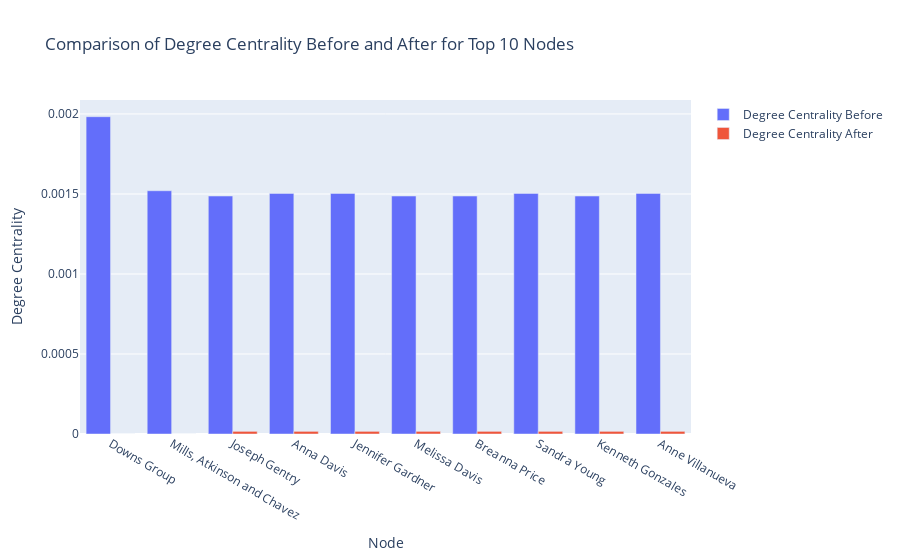
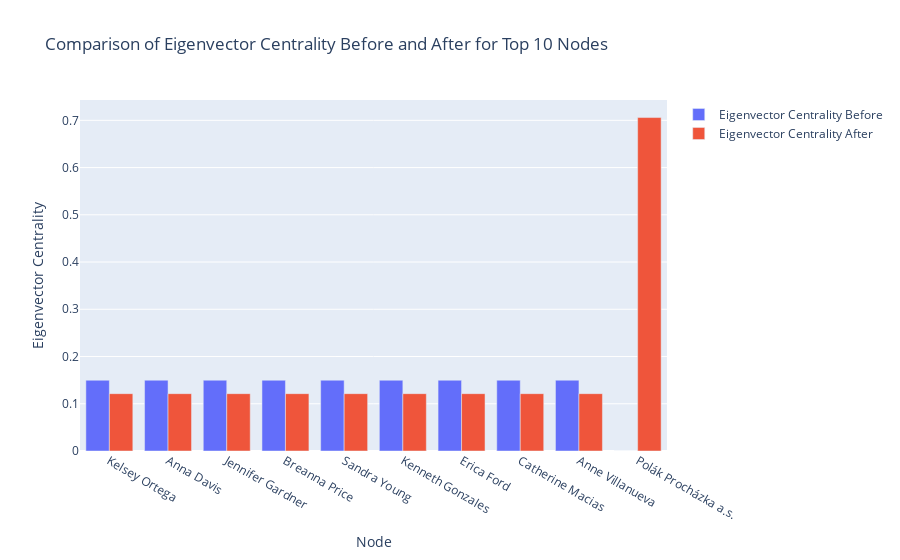
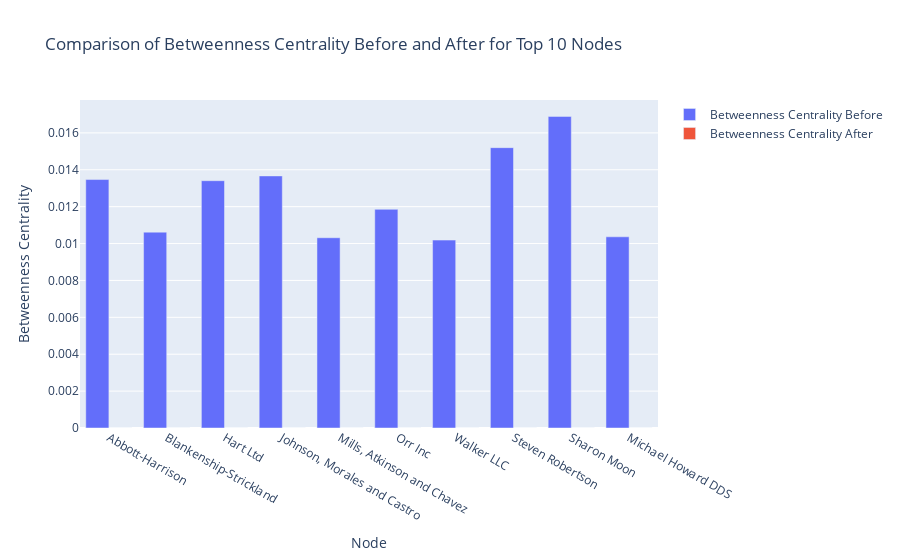

The notebook cell these images were saved under, in order:
### Code cell
import plotly.graph_objects as go

# Função para criar gráficos comparativos de barras para os top nós
def plot_comparison(df, metric):
    fig = go.Figure()
    fig.add_trace(go.Bar(
        x=df['Node'],
        y=df[f'{metric}_before'],
        name=f'{metric.replace("_", " ")} Before'
    ))
    fig.add_trace(go.Bar(
        x=df['Node'],
        y=df[f'{metric}_after'],
        name=f'{metric.replace("_", " ")} After'
    ))
    
    fig.update_layout(
        title=f'Comparison of {metric.replace("_", " ")} Before and After for Top 10 Nodes',
        xaxis_title='Node',
        yaxis_title=metric.replace("_", " "),
        barmode='group'
    )
    
    fig.show()

# Filtrar o DataFrame para apenas os top nós
def filter_top_nodes(df, top_nodes):
    return df[df['Node'].isin(top_nodes['Node'])]

# Filtrar os dados
top_degree_df = filter_top_nodes(df_centrality_old, top_10_degree)
top_eigenvector_df = filter_top_nodes(df_centrality_old, top_10_eigenvector)
top_betweenness_df = filter_top_nodes(df_centrality_old, top_10_betweenness)

# Plotar as comparações
plot_comparison(top_degree_df, 'Degree_Centrality')
plot_comparison(top_eigenvector_df, 'Eigenvector_Centrality')
plot_comparison(top_betweenness_df, 'Betweenness_Centrality')

### Figure 1 — Plotly figure (JSON) as saved in the notebook; plotly's stock layout.template omitted (floating-point values rounded to 4 significant figures)
{"data": [{"name": "Degree Centrality Before", "type": "bar", "x": ["Downs Group", "Mills, Atkinson and Chavez", "Joseph Gentry", "Anna Davis", "Jennifer Gardner", "Melissa Davis", "Breanna Price", "Sandra Young", "Kenneth Gonzales", "Anne Villanueva"], "y": [0.001983, 0.00152, 0.001487, 0.001504, 0.001504, 0.001487, 0.001487, 0.001504, 0.001487, 0.001504]}, {"name": "Degree Centrality After", "type": "bar", "x": ["Downs Group", "Mills, Atkinson and Chavez", "Joseph Gentry", "Anna Davis", "Jennifer Gardner", "Melissa Davis", "Breanna Price", "Sandra Young", "Kenneth Gonzales", "Anne Villanueva"], "y": [0, 0, 1.652e-05, 1.652e-05, 1.652e-05, 1.652e-05, 1.652e-05, 1.652e-05, 1.652e-05, 1.652e-05]}], "layout": {"barmode": "group", "title": {"text": "Comparison of Degree Centrality Before and After for Top 10 Nodes"}, "xaxis": {"title": {"text": "Node"}}, "yaxis": {"title": {"text": "Degree Centrality"}}}}

### Figure 2 — Plotly figure (JSON) as saved in the notebook; plotly's stock layout.template omitted (floating-point values rounded to 4 significant figures)
{"data": [{"name": "Eigenvector Centrality Before", "type": "bar", "x": ["Kelsey Ortega", "Anna Davis", "Jennifer Gardner", "Breanna Price", "Sandra Young", "Kenneth Gonzales", "Erica Ford", "Catherine Macias", "Anne Villanueva", "Polák Procházka a.s."], "y": [0.1498, 0.1499, 0.1499, 0.1498, 0.1499, 0.1498, 0.1498, 0.1498, 0.1499, 4.214e-161]}, {"name": "Eigenvector Centrality After", "type": "bar", "x": ["Kelsey Ortega", "Anna Davis", "Jennifer Gardner", "Breanna Price", "Sandra Young", "Kenneth Gonzales", "Erica Ford", "Catherine Macias", "Anne Villanueva", "Polák Procházka a.s."], "y": [0.1214, 0.1214, 0.1214, 0.1214, 0.1214, 0.1214, 0.1214, 0.1214, 0.1214, 0.7059]}], "layout": {"barmode": "group", "title": {"text": "Comparison of Eigenvector Centrality Before and After for Top 10 Nodes"}, "xaxis": {"title": {"text": "Node"}}, "yaxis": {"title": {"text": "Eigenvector Centrality"}}}}

### Figure 3 — Plotly figure (JSON) as saved in the notebook; plotly's stock layout.template omitted (floating-point values rounded to 4 significant figures)
{"data": [{"name": "Betweenness Centrality Before", "type": "bar", "x": ["Abbott-Harrison", "Blankenship-Strickland", "Hart Ltd", "Johnson, Morales and Castro", "Mills, Atkinson and Chavez", "Orr Inc", "Walker LLC", "Steven Robertson", "Sharon Moon", "Michael Howard DDS"], "y": [0.01347, 0.01062, 0.01341, 0.01367, 0.01032, 0.01186, 0.01019, 0.0152, 0.01689, 0.01037]}, {"name": "Betweenness Centrality After", "type": "bar", "x": ["Abbott-Harrison", "Blankenship-Strickland", "Hart Ltd", "Johnson, Morales and Castro", "Mills, Atkinson and Chavez", "Orr Inc", "Walker LLC", "Steven Robertson", "Sharon Moon", "Michael Howard DDS"], "y": [0, 0, 0, 0, 0, 0, 0, 0, 0, 0]}], "layout": {"barmode": "group", "title": {"text": "Comparison of Betweenness Centrality Before and After for Top 10 Nodes"}, "xaxis": {"title": {"text": "Node"}}, "yaxis": {"title": {"text": "Betweenness Centrality"}}}}
